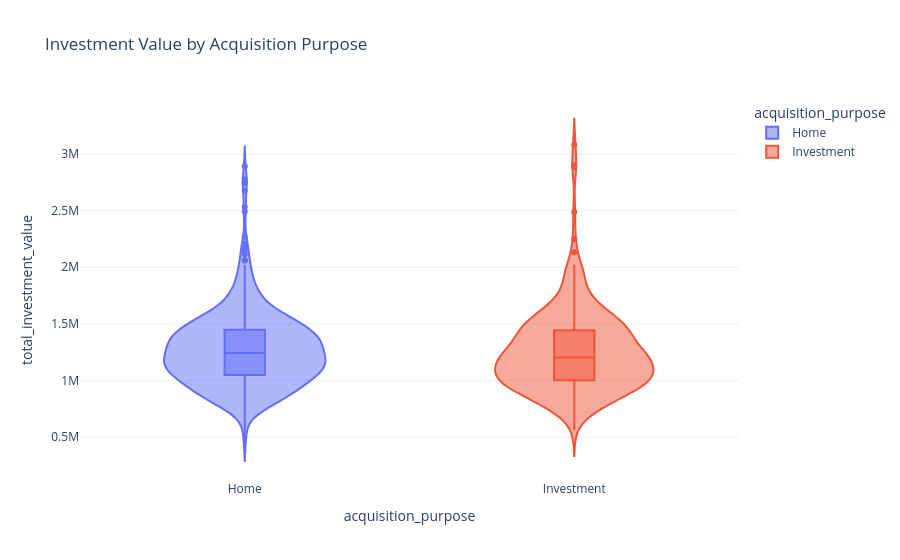

Notebook cell for this chart:
### Code cell
fig = px.violin(
    buyer_profile,
    x='acquisition_purpose',
    y='total_investment_value',
    color='acquisition_purpose',
    box=True,
    points='outliers',
    title='Investment Value by Acquisition Purpose'
)

fig.update_layout(template='plotly_white')
fig.show()

### Figure 1 — Plotly figure (JSON) as saved in the notebook; plotly's stock layout.template omitted (floating-point values rounded to 4 significant figures; data arrays with more than 128 entries replaced by an {"elided": "..."} marker saying what was removed)
{"data": [{"alignmentgroup": "True", "box": {"visible": true}, "hovertemplate": "acquisition_purpose=%{x}<br>total_investment_value=%{y}<extra></extra>", "legendgroup": "Home", "marker": {"color": "#636efa"}, "name": "Home", "offsetgroup": "Home", "orientation": "v", "points": "outliers", "scalegroup": "True", "showlegend": true, "type": "violin", "x": {"elided": "588 str values"}, "x0": " ", "xaxis": "x", "y": {"elided": "588 float values"}, "y0": " ", "yaxis": "y"}, {"alignmentgroup": "True", "box": {"visible": true}, "hovertemplate": "acquisition_purpose=%{x}<br>total_investment_value=%{y}<extra></extra>", "legendgroup": "Investment", "marker": {"color": "#EF553B"}, "name": "Investment", "offsetgroup": "Investment", "orientation": "v", "points": "outliers", "scalegroup": "True", "showlegend": true, "type": "violin", "x": {"elided": "267 str values"}, "x0": " ", "xaxis": "x", "y": {"elided": "267 float values"}, "y0": " ", "yaxis": "y"}], "layout": {"legend": {"title": {"text": "acquisition_purpose"}, "tracegroupgap": 0}, "title": {"text": "Investment Value by Acquisition Purpose"}, "violinmode": "overlay", "xaxis": {"anchor": "y", "categoryarray": ["Home", "Investment"], "categoryorder": "array", "domain": [0, 1], "title": {"text": "acquisition_purpose"}}, "yaxis": {"anchor": "x", "domain": [0, 1], "title": {"text": "total_investment_value"}}}}
